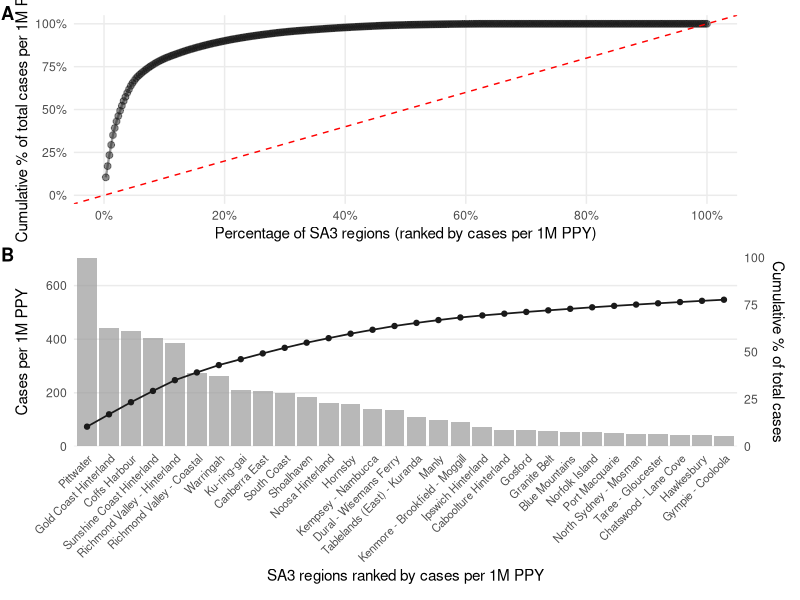
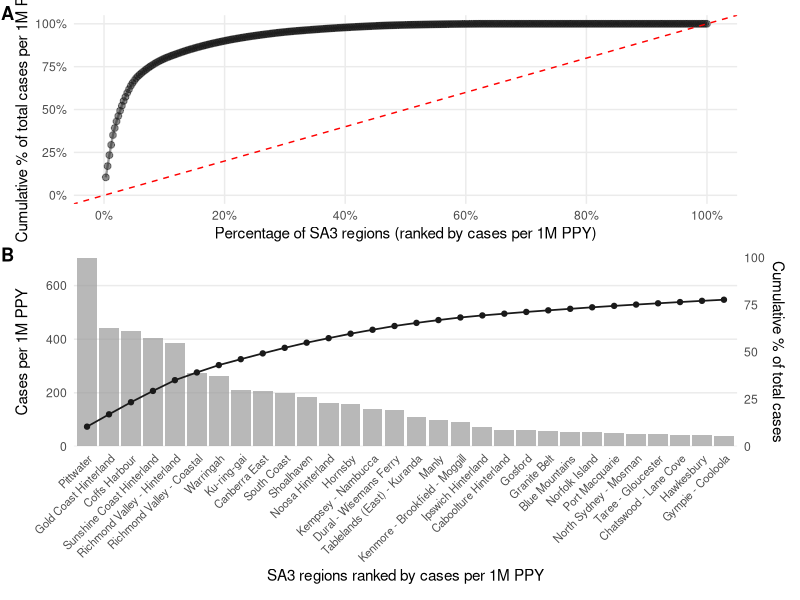

These figures' R source, in order:
library(tidyverse)
library(patchwork)

# Load data
sa3_cases_csv <- read_csv("sa3_cases_ESCat.csv", show_col_types = FALSE)

fig5_case_concentration_analysis <- sa3_cases_csv %>%
  filter(!is.na(c1MPPY)) %>%
  arrange(desc(c1MPPY)) %>%
  mutate(
    rank = row_number(),
    cumulative_cases = cumsum(c1MPPY),
    total_cases = sum(c1MPPY, na.rm = TRUE),
    cumulative_percentage = (cumulative_cases / total_cases) * 100,
    regions_percentage = (rank / n()) * 100
  )

# Set plot theme
theme_set(
  theme_minimal() +
    theme(
      panel.grid.minor = element_blank()
    )
)


# Figure 5A
plot_a <- ggplot(
  fig5_case_concentration_analysis,
  aes(x = regions_percentage, y = cumulative_percentage)
) +
  geom_line(color = "grey60", linewidth = 0.8) +
  geom_point(color = "grey10", size = 2, alpha = 0.5) +
  geom_abline(
    intercept = 0,
    slope = 1,
    linetype = "dashed",
    color = "red"
  ) +
  scale_x_continuous(
    breaks = seq(0, 100, 20),
    limits = c(0, 100),
    labels = function(x) paste0(x, "%")
  ) +
  scale_y_continuous(
    breaks = seq(0, 100, 25),
    limits = c(0, 100),
    labels = function(x) paste0(x, "%")
  ) +
  labs(
    x = "Percentage of SA3 regions (ranked by cases per 1M PPY)",
    y = "Cumulative % of total cases per 1M PPY"
  )


# Figure 5B
top_30 <- head(fig5_case_concentration_analysis, 30)
max_c1mppy <- max(top_30$c1MPPY, na.rm = TRUE)

plot_b <- ggplot(top_30, aes(x = reorder(SA_name, -c1MPPY))) +
  geom_col(aes(y = c1MPPY), fill = "grey60", alpha = 0.7) +
  geom_line(
    aes(y = cumulative_percentage * max_c1mppy / 100, group = 1),
    color = "grey10",
    linewidth = 0.6
  ) +
  geom_point(
    aes(y = cumulative_percentage * max_c1mppy / 100),
    color = "grey10",
    size = 1.5
  ) +
  scale_y_continuous(
    name = "Cases per 1M PPY",
    sec.axis = sec_axis(
      trans = ~ . * 100 / max_c1mppy,
      name = "Cumulative % of total cases"
    ),
    expand = c(0, 0)
  ) +
  labs(x = "SA3 regions ranked by cases per 1M PPY") +
  theme(
    axis.text.x = element_text(angle = 45, hjust = 1, size = 8),
    panel.grid.major.x = element_blank()
  )

# Combine plots
fig5_com_plot <- plot_a /
  plot_b +
  plot_annotation(tag_levels = "A") &
  theme(
    plot.tag = element_text(face = "bold"),
    plot.tag.position = c(-0.01, 1.01)
  )

fig5_com_plot

# Save plot
ggsave(
  "../../Manuscript/First fraft to all co-authors/Figures/Figure 5.png",
  fig5_com_plot,
  dpi = 300,
  bg = "white",
  height = 20,
  width = 24,
  units = "cm"
)
